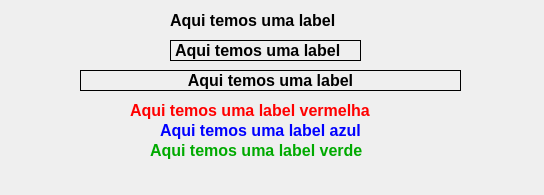
<?xml version="1.0" encoding="UTF-8"?>
<ui version="4.0">
 <class>Dialog</class>
 <widget class="QDialog" name="Dialog">
  <property name="windowModality">
   <enum>Qt::NonModal</enum>
  </property>
  <property name="geometry">
   <rect>
    <x>0</x>
    <y>0</y>
    <width>544</width>
    <height>195</height>
   </rect>
  </property>
  <property name="cursor">
   <cursorShape>BlankCursor</cursorShape>
  </property>
  <property name="windowTitle">
   <string>Titulo da Janela</string>
  </property>
  <property name="windowIcon">
   <iconset>
    <normaloff>star-19-64.ico</normaloff>star-19-64.ico</iconset>
  </property>
  <widget class="QLabel" name="label">
   <property name="geometry">
    <rect>
     <x>170</x>
     <y>10</y>
     <width>191</width>
     <height>21</height>
    </rect>
   </property>
   <property name="font">
    <font>
     <pointsize>12</pointsize>
     <weight>75</weight>
     <bold>true</bold>
    </font>
   </property>
   <property name="text">
    <string>Aqui temos uma label</string>
   </property>
  </widget>
  <widget class="QLabel" name="label_2">
   <property name="geometry">
    <rect>
     <x>170</x>
     <y>40</y>
     <width>191</width>
     <height>21</height>
    </rect>
   </property>
   <property name="font">
    <font>
     <pointsize>12</pointsize>
     <weight>75</weight>
     <bold>true</bold>
    </font>
   </property>
   <property name="frameShape">
    <enum>QFrame::Box</enum>
   </property>
   <property name="text">
    <string>Aqui temos uma label</string>
   </property>
  </widget>
  <widget class="QLabel" name="label_3">
   <property name="geometry">
    <rect>
     <x>80</x>
     <y>70</y>
     <width>381</width>
     <height>21</height>
    </rect>
   </property>
   <property name="font">
    <font>
     <pointsize>12</pointsize>
     <weight>75</weight>
     <bold>true</bold>
    </font>
   </property>
   <property name="frameShape">
    <enum>QFrame::Box</enum>
   </property>
   <property name="text">
    <string>Aqui temos uma label</string>
   </property>
   <property name="alignment">
    <set>Qt::AlignCenter</set>
   </property>
  </widget>
  <widget class="QLabel" name="label_4">
   <property name="geometry">
    <rect>
     <x>130</x>
     <y>100</y>
     <width>261</width>
     <height>21</height>
    </rect>
   </property>
   <property name="font">
    <font>
     <pointsize>12</pointsize>
     <weight>75</weight>
     <bold>true</bold>
    </font>
   </property>
   <property name="text">
    <string>&lt;html&gt;&lt;head/&gt;&lt;body&gt;&lt;p&gt;&lt;span style=&quot; color:#ff0000;&quot;&gt;Aqui temos uma label vermelha&lt;/span&gt;&lt;/p&gt;&lt;/body&gt;&lt;/html&gt;</string>
   </property>
  </widget>
  <widget class="QLabel" name="label_5">
   <property name="geometry">
    <rect>
     <x>160</x>
     <y>120</y>
     <width>221</width>
     <height>21</height>
    </rect>
   </property>
   <property name="font">
    <font>
     <pointsize>12</pointsize>
     <weight>75</weight>
     <bold>true</bold>
    </font>
   </property>
   <property name="text">
    <string>&lt;html&gt;&lt;head/&gt;&lt;body&gt;&lt;p&gt;&lt;span style=&quot; color:#0000ff;&quot;&gt;Aqui temos uma label azul&lt;/span&gt;&lt;/p&gt;&lt;/body&gt;&lt;/html&gt;</string>
   </property>
  </widget>
  <widget class="QLabel" name="label_6">
   <property name="geometry">
    <rect>
     <x>150</x>
     <y>140</y>
     <width>241</width>
     <height>21</height>
    </rect>
   </property>
   <property name="font">
    <font>
     <pointsize>12</pointsize>
     <weight>75</weight>
     <bold>true</bold>
    </font>
   </property>
   <property name="text">
    <string>&lt;html&gt;&lt;head/&gt;&lt;body&gt;&lt;p&gt;&lt;span style=&quot; color:#00aa00;&quot;&gt;Aqui temos uma label verde&lt;/span&gt;&lt;/p&gt;&lt;/body&gt;&lt;/html&gt;</string>
   </property>
  </widget>
 </widget>
 <resources/>
 <connections/>
</ui>
